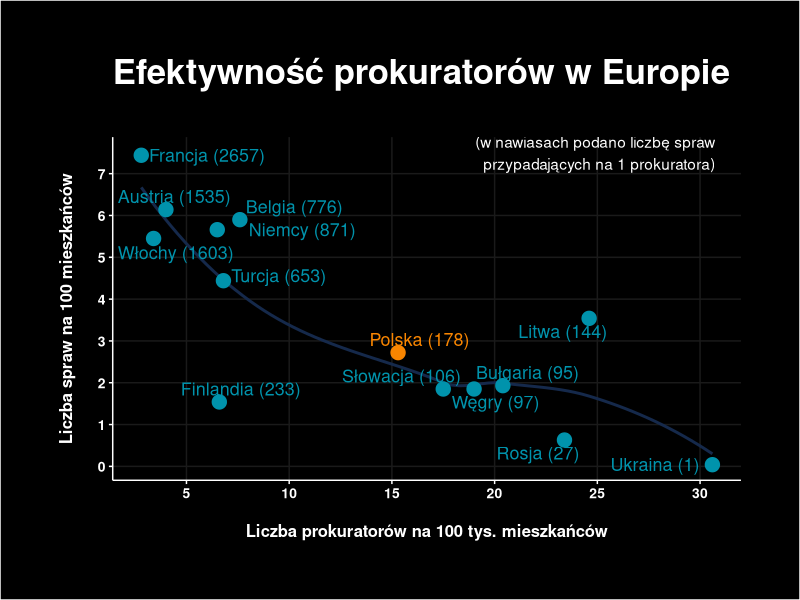

Reproduce this figure in R.
## ---- chunk 1
knitr::opts_chunk$set(echo = TRUE)
## ---- chunk 2

dane <- data.frame( kraje = c("Austria", "Belgia", "Bułgaria", "Finlandia", "Francja", "Niemcy", "Węgry", "Włochy", "Litwa", "Polska", "Rosja", "Słowacja", "Turcja", "Ukraina"),
                    prok = c(4,7.6,20.4,6.6,2.8,6.5,19,3.4,24.6,15.3,23.4,17.5,6.8,30.6),
                    sprawy = c(6.14,5.9,1.93,1.54,7.44, 5.66,1.85,5.45,3.54, 2.72,0.63,1.85,4.44,0.04))

dane$czyPolska <- ifelse(dane$kraje == "Polska",1,0)
dane <- dane[order(dane$prok),]
dane$efektywnosc <- round(dane$sprawy*1000/dane$prok)
dane$etykiety <- paste0(dane$kraje, " (",dane$efektywnosc, ") ")
library(ggplot2)
library(ggrepel)

p <- ggplot(data=dane, aes(x=prok, y =sprawy)) + 
   geom_smooth(se = F, colour="#15294b") + 
   geom_point(aes(size=3, colour=factor(czyPolska))) + 
   geom_text_repel(aes(label=etykiety, size=3), segment.color = NA ,
                   point.padding = unit(0.8, 'lines'), colour=c(rep("#0093ac",7),"#f98500", rep("#0093ac",6))) + 
   scale_x_continuous(name ="\nLiczba prokuratorów na 100 tys. mieszkańców", 
                     breaks=c(0,5,10,15,20,25,30)) +
   scale_y_continuous(name ="Liczba spraw na 100 mieszkańców\n", 
                    breaks=c(0,1,2,3,4,5,6,7,8)) +
   ggtitle("Efektywność prokuratorów w Europie\n") +
   annotate("text", x = 25, y = 7.5, label = "(w nawiasach podano liczbę spraw \n przypadających na 1 prokuratora)", color="white")+
   scale_color_manual(values=c("#0093ac", "#f98500")) +
   theme(legend.position="none", panel.background=element_rect(fill="black"), panel.grid.minor=element_blank(),   panel.grid.major=element_line(color="gray10"), plot.background=element_rect(fill="black"),
         axis.line.x=element_line(color="white"), axis.line.y=element_line(color="white"), 
         plot.margin=unit(c(1.5,1.5,1.5,1.5),"cm"),
         plot.title = element_text(size = 25, face = "bold", colour = "white"), 
         axis.title= element_text(size = 12, face = "bold", colour="white"  ), 
         axis.text = element_text(size=10, face="bold", colour="white"),
         axis.ticks = element_line( colour="white"))
## ---- chunk 3
p
